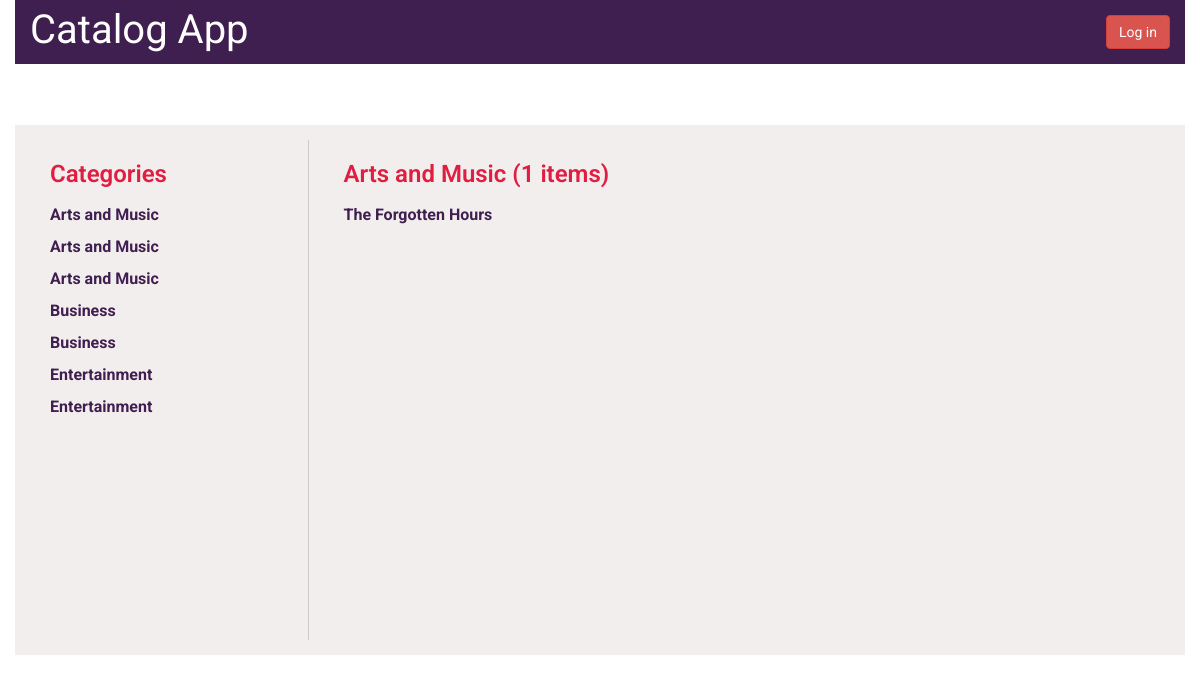
The page /catalog/1/items on the database its author committed.
### database_setup.py (models this page shows, shortened)
class Category(Base):
    __tablename__ = 'category'
    id = Column(Integer, primary_key=True)
    name = Column(String(250), nullable=False)

class CategoryItem(Base):
    __tablename__ = 'category_item'
    title = Column(String(80), nullable=False)
    id = Column(Integer, primary_key=True)
    description = Column(String(250))
    category_id = Column(Integer, ForeignKey('category.id'))
    category = relationship(Category)
    user_id = Column(Integer, ForeignKey('user.id'))
    user = relationship(User)

### project.py (the view)
@app.route('/catalog/<int:category_id>/items')
def showItems(category_id):
    category_items = session.query(CategoryItem).filter_by(
                     category_id=category_id).all()
    item_number = len(category_items)
    category = session.query(Category).filter_by(id=category_id).one()
    categories = session.query(Category).order_by(asc(Category.name))
    return render_template('itemslist.html',
                           category=category, items=category_items,
                           categories=categories, item_number=item_number)

### templates/itemslist.html (shortened to what this page needs)
{% extends "main.html" %}
{% block content %}
{% include "header.html" %}
<div class="row main-content">
		<div class="row">
		<div class="col-md-3">
			<h2>Categories</h2>
			<ul>
				{% for category in categories %}
				<li>
					<a href = "{{url_for('showItems', category_id = category.id)}}">
					   {{category.name}}
		            </a>
				</li>
				 {% endfor %}
			</ul>
		</div>
		<div class="col-md-9">
			<h2>{{category.name}} ({{item_number}} items)</h2>
			{% if items !=[] %}
			<ul>
				{% for i in items %}
				<li>
					<a href="{{url_for('itemDescription', item_id = i.id)}}">
						    {{i.title}}
							 </a>
				</li>
	       {% endfor %}
	       </ul>
	        {% endif %}
		</div>
	</div>
	</div>
{% endblock %}

### static/style.css (style rules this page uses)
* { font-family: "Helvetica Neue Bold", Roboto, Helvetica, Arial, sans-serif; font-weight: 700; }
h2 { font-size: 24px; color: #e01e42; font-weight: 600; line-height: 29px; margin-left: 20px; }
.col-md-9 { border-left: 1px solid #ccc; min-height: 500px; }
ul { padding-left: 20px; }
li { list-style: none; line-height: 2; }
a { font-size: 16px; color: #3f1e50; }
.main-content { background-color: #f2eeee; padding: 15px; }

### rows shown on the page
Category: name "Arts and Music"
Category: name "Arts and Music"
Category: name "Arts and Music"
Category: name "Business"
Category: name "Business"
Category: name "Entertainment"
Category: name "Entertainment"
CategoryItem: title "The Forgotten Hours"

### other values the page prints
{{ item_number }} "1"
